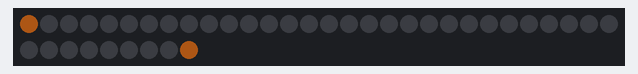
A sketch run on a simulated ESP32. Parts: 39 RGB LEDs in strip order, left to right, continuing on the next row. Dim RGB values are drawn brighter than linear; random numbers use the default seed unless the sketch sets one.

Above: at 0.16 s.
At 4.9 s:
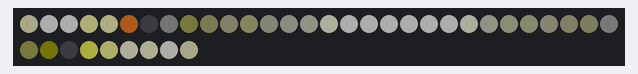
At 9.95 s:
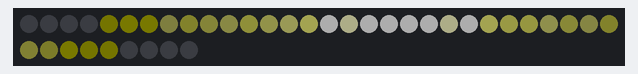
At 19.74 s:
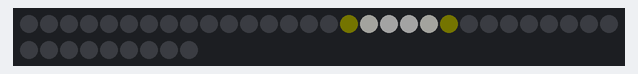
At 29.84 s:
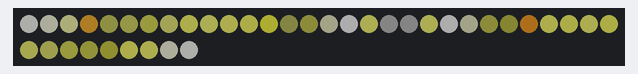
At 39.63 s:
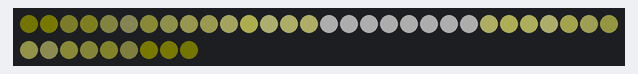

The sketch:

rising_warmth.ino
```cpp
#include <Arduino.h>
#include <FastLED.h>
#include <esp_system.h>

// Hardware config (matches production thermostat U-shape bezel)
constexpr uint8_t LED_PIN = 4;
constexpr uint16_t LED_COUNT = 39;
constexpr uint8_t LED_BRIGHTNESS = 50;
constexpr uint8_t FRAME_DELAY_MS = 25;

// Layout: 15 up left (0-14), 8 across top (15-22), 16 down right (23-38)
constexpr uint8_t LEFT_START = 0;
constexpr uint8_t LEFT_END = 14;      // inclusive, bottom=0, top=14
constexpr uint8_t TOP_START = 15;
constexpr uint8_t TOP_END = 22;       // inclusive, left=15, right=22
constexpr uint8_t RIGHT_START = 23;
constexpr uint8_t RIGHT_END = 38;     // inclusive, top=23, bottom=38

// Animation parameters
constexpr uint8_t WAVE_COUNT = 20;           // Number of concurrent rising waves
constexpr uint8_t WAVE_LENGTH = 6;          // Pixels in each wave's gradient
constexpr float WAVE_SPEED = 0.02f;         // Position increment per frame (0-1 scale)
constexpr float WAVE_SPAWN_CHANCE = 0.09f;  // Chance to spawn new wave per frame

// Heat colors (warm orange to deep amber)
const CRGB HEAT_CORE = CRGB(0xFF, 0x80, 0x20);    // Bright orange core
const CRGB HEAT_EDGE = CRGB(0xA0, 0x30, 0x00);    // Deep amber/red edge

CRGB leds[LED_COUNT];

struct Wave {
  float position;  // 0.0 = bottom, 1.0 = top center
  bool active;
};

Wave waves[WAVE_COUNT];

// Map normalized position (0-1) to pixel indices on left and right edges
// Returns the brightness multiplier based on distance from wave center
void getPixelForPosition(float pos, int16_t& leftPixel, int16_t& rightPixel, int16_t& topPixel) {
  // Left side: pos 0-0.5 maps to pixels 0-14
  // Right side: pos 0-0.5 maps to pixels 38-23 (reversed)
  // Top: pos 0.5-1.0 maps from edges toward center

  if (pos <= 0.5f) {
    // Rising up the sides
    float sidePos = pos * 2.0f;  // 0-1 for side travel
    leftPixel = (int16_t)(sidePos * (LEFT_END - LEFT_START + 1));
    rightPixel = RIGHT_END - (int16_t)(sidePos * (RIGHT_END - RIGHT_START + 1));
    topPixel = -1;
  } else {
    // Spreading across the top
    float topPos = (pos - 0.5f) * 2.0f;  // 0-1 for top travel
    leftPixel = -1;
    rightPixel = -1;

    // Left wave enters at TOP_START, right wave enters at TOP_END
    // They meet in the middle
    int16_t leftTopPixel = TOP_START + (int16_t)(topPos * 4);  // moves right
    int16_t rightTopPixel = TOP_END - (int16_t)(topPos * 4);   // moves left

    // Use the one that's valid (or blend if overlapping)
    topPixel = (leftTopPixel <= TOP_END) ? leftTopPixel : -1;
  }
}

CRGB heatColor(float intensity) {
  // Blend between edge and core based on intensity
  return blend(HEAT_EDGE, HEAT_CORE, (uint8_t)(intensity * 255));
}

void renderWave(const Wave& wave) {
  if (!wave.active) return;

  // Render gradient around wave position
  for (int i = 0; i < WAVE_LENGTH; i++) {
    float offset = (float)i / WAVE_LENGTH;
    float trailPos = wave.position - offset * 0.15f;  // Trail behind the head

    if (trailPos < 0) continue;

    // Intensity falls off toward the tail
    float intensity = 1.0f - offset * 0.7f;

    int16_t leftPx, rightPx, topPx;
    getPixelForPosition(trailPos, leftPx, rightPx, topPx);

    CRGB color = heatColor(intensity);

    if (leftPx >= LEFT_START && leftPx <= LEFT_END) {
      leds[leftPx] += color;
    }
    if (rightPx >= RIGHT_START && rightPx <= RIGHT_END) {
      leds[rightPx] += color;
    }
    if (topPx >= TOP_START && topPx <= TOP_END) {
      // Render from both directions meeting in middle
      int16_t leftEntry = TOP_START + (int16_t)((trailPos - 0.5f) * 2.0f * 4);
      int16_t rightEntry = TOP_END - (int16_t)((trailPos - 0.5f) * 2.0f * 4);
      if (leftEntry >= TOP_START && leftEntry <= TOP_END) {
        leds[leftEntry] += color;
      }
      if (rightEntry >= TOP_START && rightEntry <= TOP_END && rightEntry != leftEntry) {
        leds[rightEntry] += color;
      }
    }
  }
}

void updateWaves() {
  for (int i = 0; i < WAVE_COUNT; i++) {
    if (waves[i].active) {
      waves[i].position += WAVE_SPEED;
      if (waves[i].position > 1.2f) {  // Allow overshoot for fade-out
        waves[i].active = false;
      }
    }
  }
}

void maybeSpawnWave() {
  if (random8() > (uint8_t)(WAVE_SPAWN_CHANCE * 255)) return;

  for (int i = 0; i < WAVE_COUNT; i++) {
    if (!waves[i].active) {
      waves[i].position = 0.0f;
      waves[i].active = true;
      break;
    }
  }
}

void setup() {
  randomSeed(esp_random());
  FastLED.addLeds<WS2812B, LED_PIN, GRB>(leds, LED_COUNT);
  FastLED.setBrightness(LED_BRIGHTNESS);
  FastLED.setCorrection(TypicalLEDStrip);
  FastLED.clear(true);

  // Initialize waves as inactive
  for (int i = 0; i < WAVE_COUNT; i++) {
    waves[i].active = false;
  }

  // Start with one wave already going
  waves[0].position = 0.0f;
  waves[0].active = true;
}

void loop() {
  // Fade existing pixels for trail effect
  fadeToBlackBy(leds, LED_COUNT, 40);

  // Update wave positions
  updateWaves();

  // Maybe spawn a new wave
  maybeSpawnWave();

  // Render all active waves
  for (int i = 0; i < WAVE_COUNT; i++) {
    renderWave(waves[i]);
  }

  FastLED.show();
  delay(FRAME_DELAY_MS);
}
```
